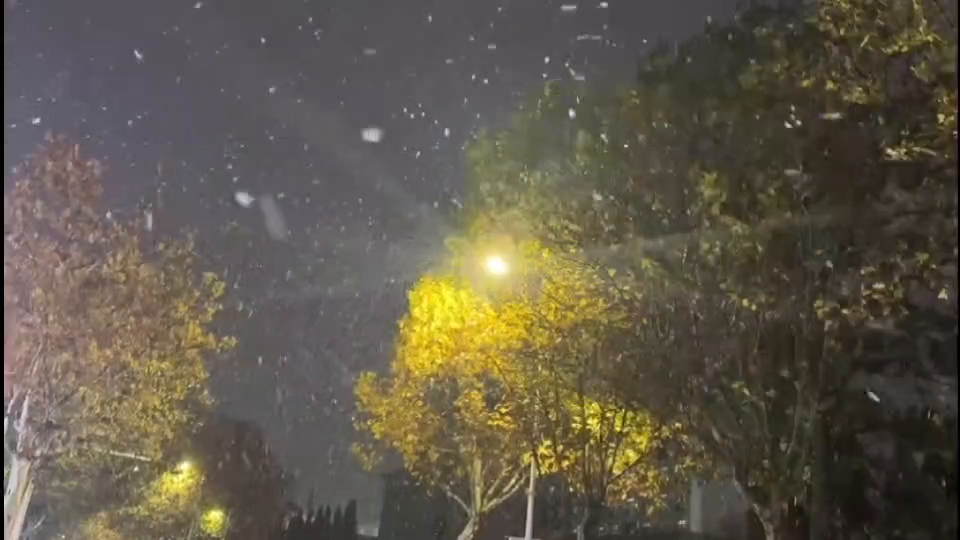
//> input picture frame 31 of 第4章、视频处理/01视频文件摄像头使用/demo.mp4, 960 x 540 px
$ ./main   (built with g++ and OpenCV 4)
//> lines starting //> are read from the running program, lines starting //| are printed output that depends on the picture
#include <iostream>

#include <opencv2/core/utils/logger.hpp>
#include <opencv2/opencv.hpp>

using namespace cv;
using namespace std;

int main(int argc, char const* argv[]) {
	utils::logging::setLogLevel(utils::logging::LOG_LEVEL_SILENT);
	VideoCapture capture("demo.mp4");

	Mat frame;

	while (true)
	{
		capture.read(frame);
//> frame is the input picture: 540 rows x 960 cols, CV_8UC3; mean B, G, R 73.8, 88.2, 95.9
		if (frame.empty()) {
			cout << "frame.empty()" << endl;
			break;
		}
		Mat gray = Mat::zeros(frame.size(), frame.type());
		Mat hsv = Mat::zeros(frame.size(), frame.type());
		cvtColor(frame, gray, COLOR_BGR2HSV);
//> gray: 540 rows x 960 cols, CV_8UC3; mean H, S, V 54.4, 61.2, 96.8
		cvtColor(frame, hsv, COLOR_BGR2GRAY);
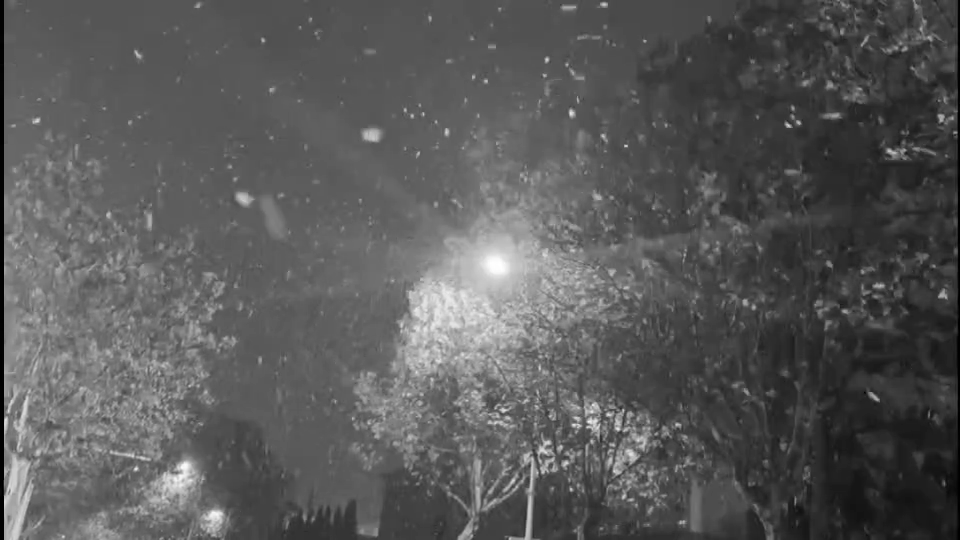
//> hsv: 540 rows x 960 cols, CV_8UC1; min 0, max 255, mean 88.9

		// flip(frame, frame, 1);

		imshow("gray", gray);
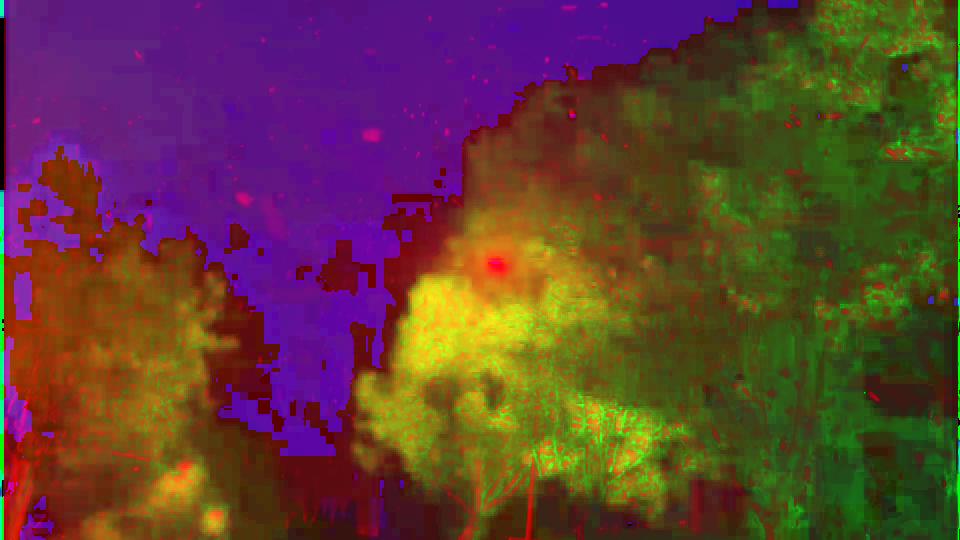
//> window 'gray': 540 rows x 960 cols, CV_8UC3; mean B, G, R 54.4, 61.2, 96.8
		imshow("hsv", hsv);
		imshow("src", frame);
		if (waitKey(10) == 27) {
//> the Esc key is pressed
			break; // 退出
		}
	}
	capture.release();

	destroyAllWindows();


	return 0;
}

$ run again, starting later in the video
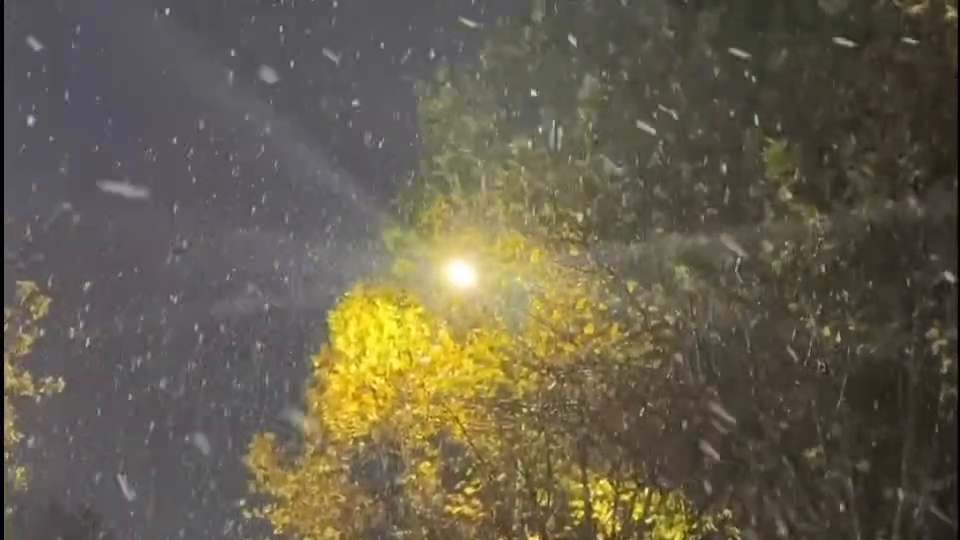
//> input picture frame 139 of 第4章、视频处理/01视频文件摄像头使用/demo.mp4, 960 x 540 px
//> frame is the input picture: 540 rows x 960 cols, CV_8UC3; mean B, G, R 76.2, 93.8, 100.9
//> gray: 540 rows x 960 cols, CV_8UC3; mean H, S, V 59.3, 61.3, 102.1
//> `cvtColor(frame, hsv, COLOR_BGR2GRAY);`:
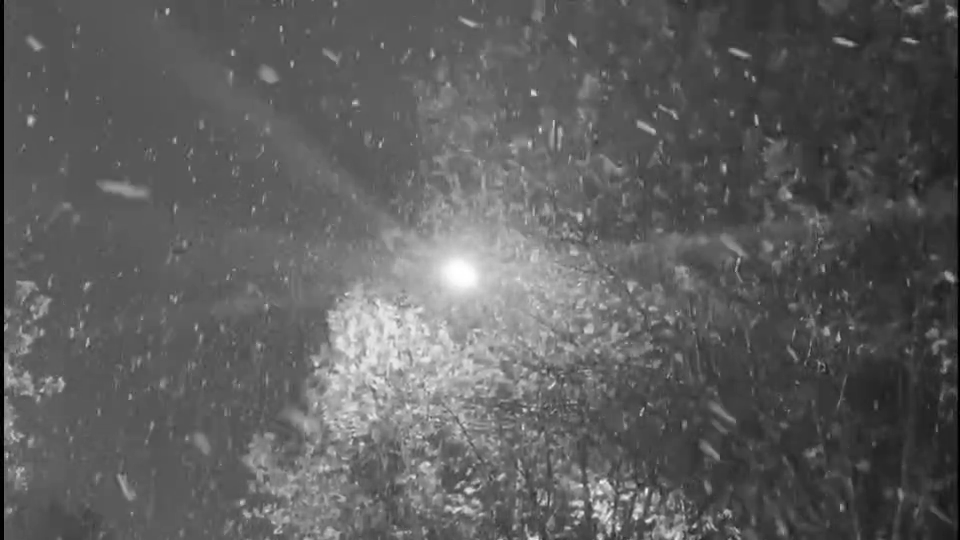
//> hsv: 540 rows x 960 cols, CV_8UC1; min 0, max 255, mean 93.9
//> `imshow("gray", gray);`:
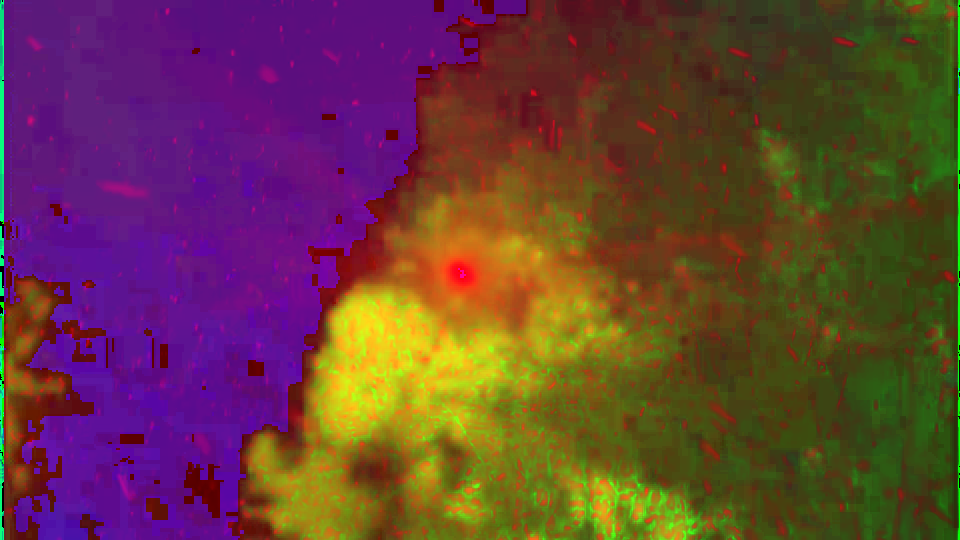
//> window 'gray': 540 rows x 960 cols, CV_8UC3; mean B, G, R 59.3, 61.3, 102.1

$ run again, starting later in the video
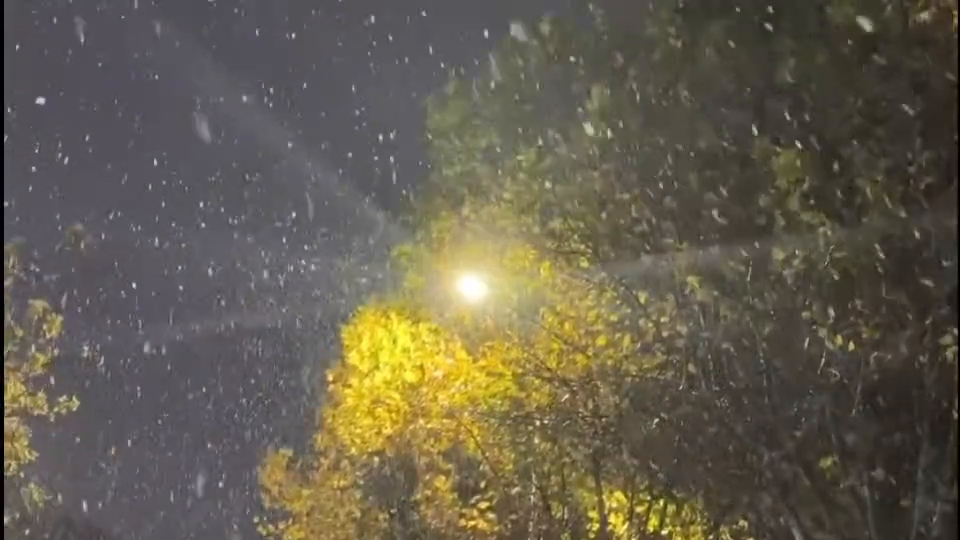
//> input picture frame 248 of 第4章、视频处理/01视频文件摄像头使用/demo.mp4, 960 x 540 px
//> frame is the input picture: 540 rows x 960 cols, CV_8UC3; mean B, G, R 77.7, 93, 99.8
//> gray: 540 rows x 960 cols, CV_8UC3; mean H, S, V 59, 57.5, 101.5
//> `cvtColor(frame, hsv, COLOR_BGR2GRAY);`:
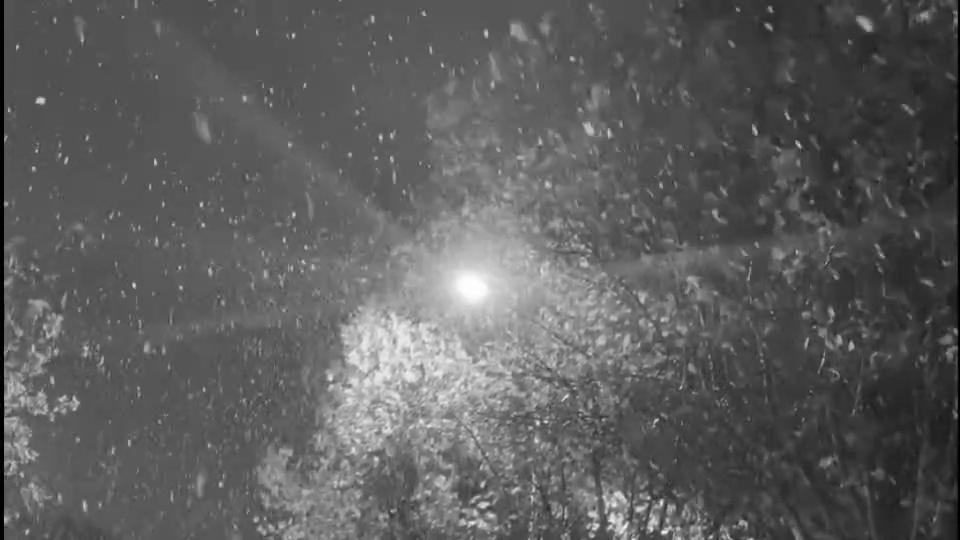
//> hsv: 540 rows x 960 cols, CV_8UC1; min 0, max 255, mean 93.3
//> `imshow("gray", gray);`:
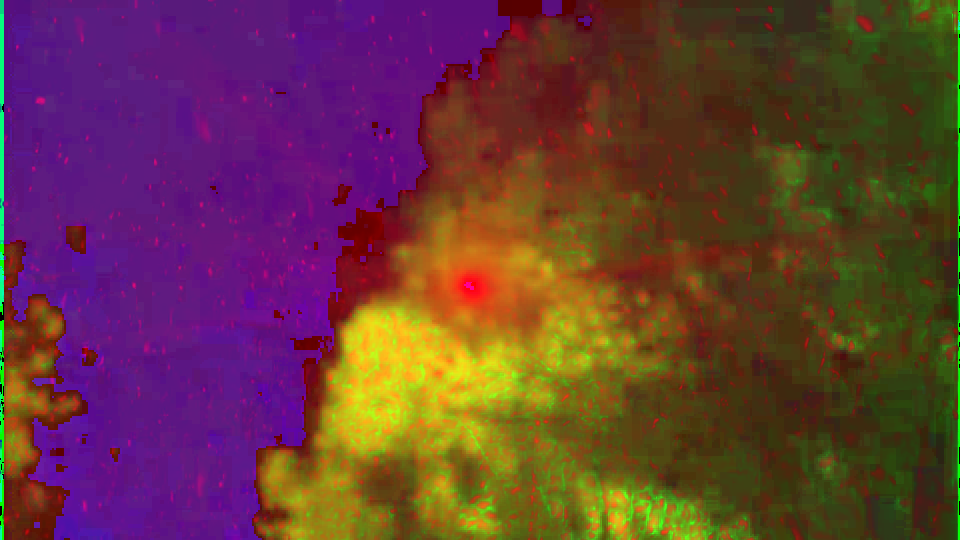
//> window 'gray': 540 rows x 960 cols, CV_8UC3; mean B, G, R 59, 57.5, 101.5
